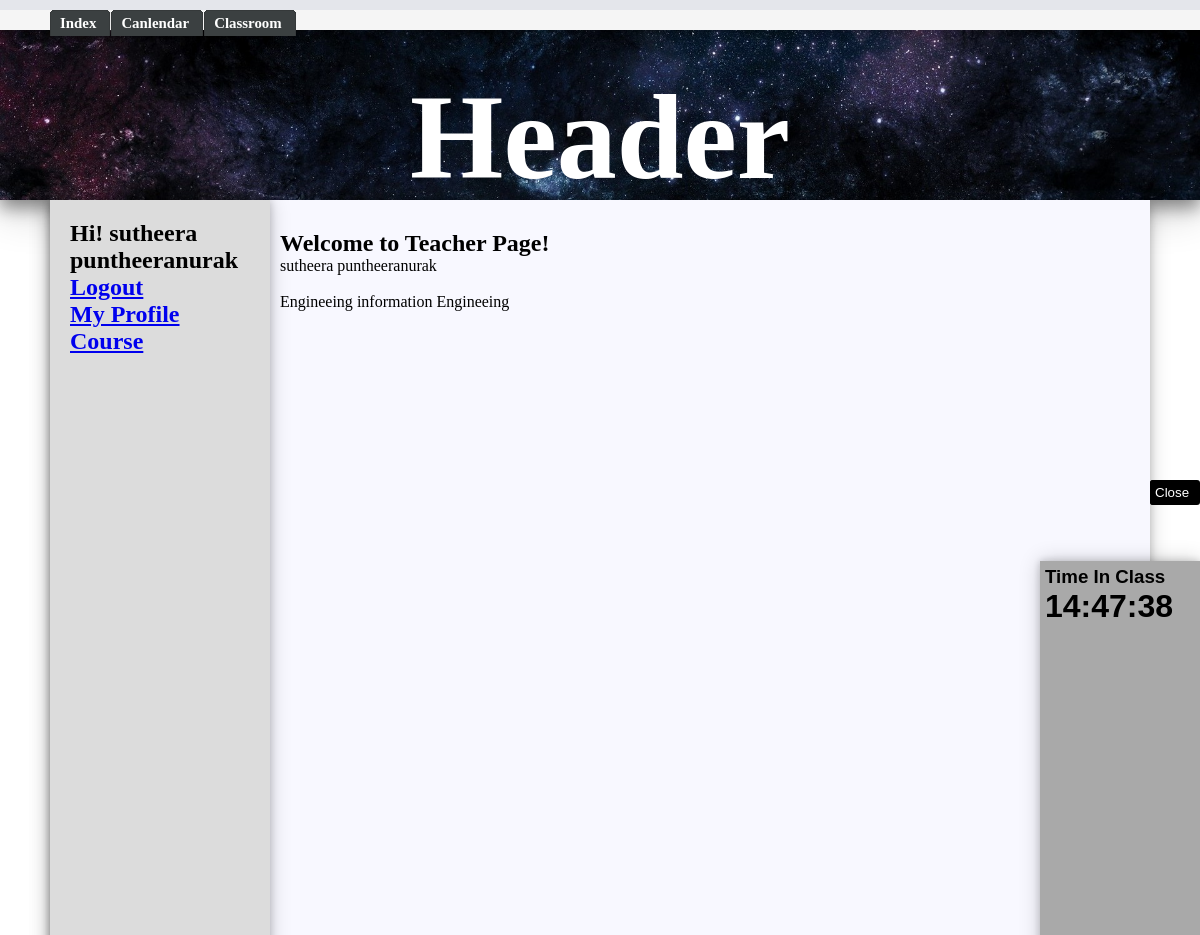
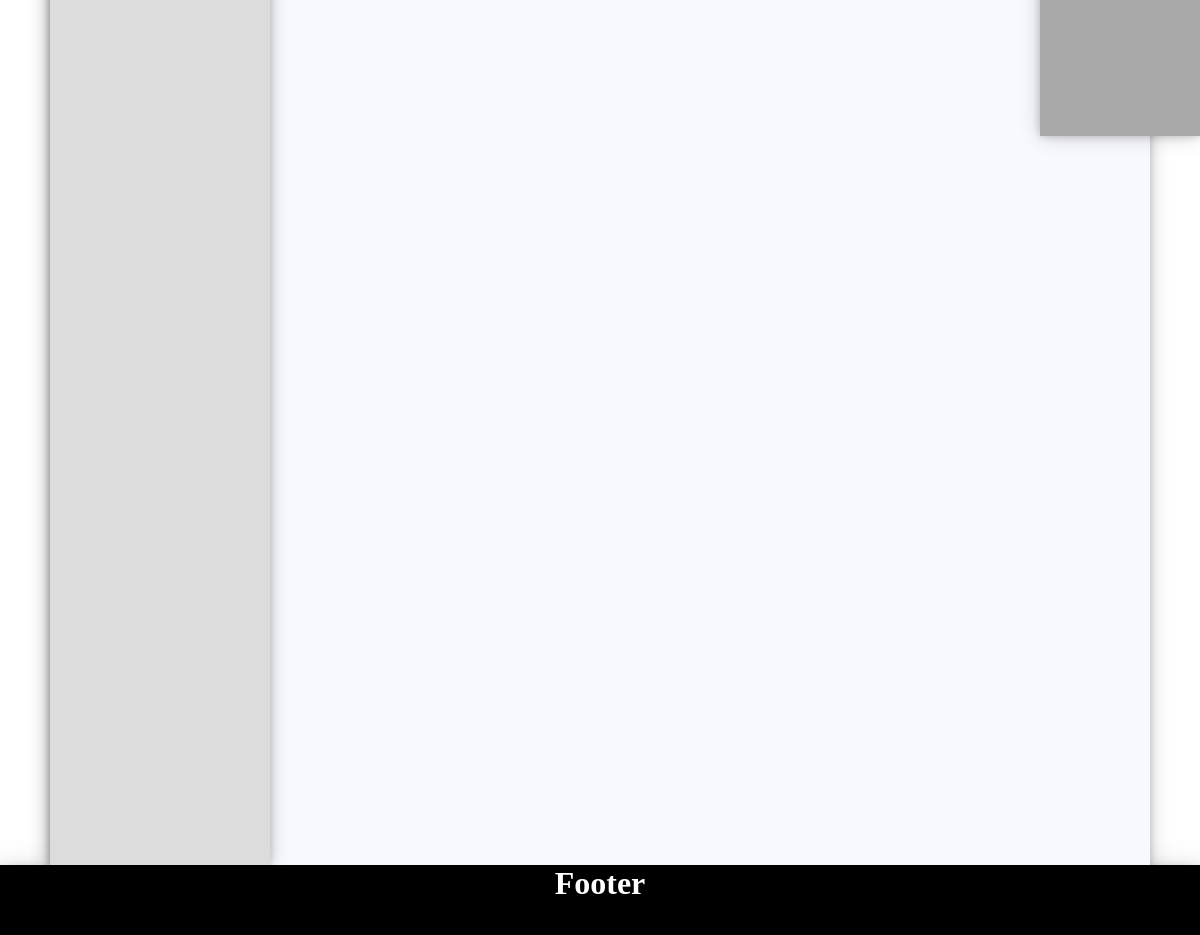
Screenshot of /teacher_course.php (signed in) with the database file from the repository (2 pictures, top to bottom).
### tables this page shows
CREATE TABLE `teachert` (
  `ID` int(11) NOT NULL,
  `Fname` varchar(32) DEFAULT NULL,
  `Lname` varchar(255) DEFAULT NULL,
  `Faculty` varchar(60) DEFAULT NULL,
  `Major` varchar(60) DEFAULT NULL,
  `Birthdate` date DEFAULT NULL,
  `Gender` varchar(10) DEFAULT NULL,
  `Phone` varchar(10) DEFAULT NULL,
  `Email` varchar(32) DEFAULT NULL
);

### teacher_course.php (the view, shortened to what this page needs)
<?php
        include("config.php");
?>
<!DOCTYPE html>
<html>
    <head>
        <link rel="stylesheet" type="text/css" href="css/themeMax.css">
        <link rel="stylesheet" href="css/menu.css" type="text/css" />
    </head>
    <body onload="startTime()">
        <nav>
            <div id="tabs">
                <?php include 'php/menutop.php';?>
            </div>
            </nav>
        <header class="header">
            <br>
            <h1>Header</h1>
        </header>
        <div id="container">
            <div class="closeFloating" >
             <a onclick="onOffbar()"><button id="textCloseFloating">Close</button></a>
            </div>
            <div id="floatingMenu">
            <?php include'php/timeInClass.php';?>
            </div>
             <article >
                  <div class="content">
                                          <h1> Welcome to Teacher Page! <br></h1>
<?php
                      $strSQL2 = "SELECT * FROM teachert WHERE ID = '".$_SESSION['ID']."' ";
	$objQuery2 = mysqli_query($objCon,$strSQL2);
	$objResult2 = mysqli_fetch_array($objQuery2,MYSQLI_ASSOC);
                      echo "<p>".$objResult2["Fname"]." ".$objResult2["Lname"]."</p><br>";
                      echo "<p>".$objResult2["Faculty"]." ".$objResult2["Major"]."</p><br>";
                      ?>
                 </div>
            </article>
            <aside >
                <div id=asidemenu>
                <?php include 'php/menuright.php';?>
                </div>
            </aside>
        </div>
        <footer>
                <h1>Footer</h1>
            </footer>
    </body>
</html>

### php/menuright.php
 <?php
                if(isset($_SESSION['ID'])){
                    if($_SESSION['Status']=="Teacher"){
                        $sql = "teachert";
                        $link2 ="teacher_page.php";
 			$link3 ="teacher_course.php";
                    }
                    else{
                        $sql ="studentt";
                        $link2 ="student_page.php";
			$link3 ="student_course.php";
                    }
                    $strSQL = "SELECT * FROM ".$sql." WHERE ID = '".$_SESSION['ID']."' ";
	                $objQuery = mysqli_query($objCon,$strSQL);
	                $objResult = mysqli_fetch_array($objQuery,MYSQLI_ASSOC);
               echo "<h1>Hi! ".$objResult["Fname"]."<br>".$objResult["Lname"]."</h1>";
                $button1 = "Logout";
                $button2 = "My Profile";
                $link1 = "logout.php";
                }
                else{
                $button1 = "Login";
                $button2 = "Register";
                $link1 = "login.php";
                $link2 = "register.php";
                $link3 = "index.php";
                }
                echo  "<a href=".$link1."><h1>".$button1."</h1></a>";
                echo  "<a href=".$link2."><h1>".$button2."</h1></a>";
                echo  "<a href=".$link3."><h1>Course</h1></a>";
?>

### css/themeMax.css (style rules this page uses)
* { margin:0; }
#container { margin: 0 auto; width: 1100px; height: 1600px; box-shadow: 0 4px 8px 0 rgba(0, 0, 0, 0.2), 0 6px 20px 0 rgba(0, 0, 0, 0.19); }
nav { text-align:center; background-color: whitesmoke; width: 100%; height: 30px; position: fixed; box-shadow: 0 4px 8px 0 rgba(0, 0, 0, 0.2), 0 6px 20px 0 rgba(0, 0, 0, 0.19); }
header { text-align:center; background-color: gray; height: 200px; background-image:url("../images/stars.jpg"); background-size: cover; background-repeat: no-repeat; background-position: right; font-size: 60px; color:white; box-shadow: 0 8px 16px 0 rgba(0, 0, 0, 0.4), 0 12px 40px 0 rgba(0, 0, 0, 0.19); }
aside { text-align:left; background-color: gainsboro; width: 20%; float: left; height: 100%; box-shadow: 0 0 8px 0 rgba(0, 0, 0, 0.2), 0 0 20px 0 rgba(0, 0, 0, 0.19); }
#asidemenu { padding-top: 20px; padding-left: 20px; font-size:16px; }
article { background-color: ghostwhite; float: right; width: 80%; height: 100%; }
.content { margin-left: 10px; margin-top: 30px; }
footer { text-align:center; color:white; background-color:black; width: 100%; height: 70px; clear: both; box-shadow: 0 8px 16px 0 rgba(0, 0, 0, 0.4), 0 12px 40px 0 rgba(0, 0, 0, 0.19); }
#floatingMenu { font-family: sans-serif; background-color:darkgray; padding: 5px;; width: 150px; height: 500px; z-index: 100; position: fixed; right: 0px; top: 30%; box-shadow: 0 0 8px 0 rgba(0, 0, 0, 0.2), 0 0 20px 0 rgba(0, 0, 0, 0.19); }
.closeFloating { font-family: sans-serif; width: 50px; z-index: 100; position: fixed; right: 0px; background-color: black; align-content: center; color:white; font-size: 3px; border-radius: 3px; bottom: 73% }
button { padding: 5px; background-color:black; color:white; border: none; border-radius: 3px; }

### css/menu.css (style rules this page uses)
#tabs { font: bold 11px/1.5em Verdana; width:100%; background:#E4E6EB; font-size:93%; line-height:normal; }

### rows the page displays
teachert: Fname "sutheera", Lname "puntheeranurak", Faculty "Engineeing", Major "information Engineeing"

### other values shown
$button1 "Logout"
$button2 "My Profile"
